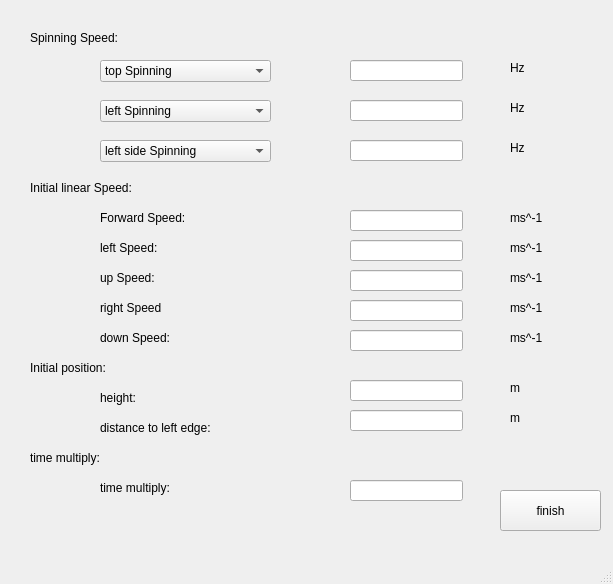
<?xml version="1.0" encoding="UTF-8"?>
<ui version="4.0">
 <class>MainWindow</class>
 <widget class="QMainWindow" name="MainWindow">
  <property name="geometry">
   <rect>
    <x>0</x>
    <y>0</y>
    <width>613</width>
    <height>584</height>
   </rect>
  </property>
  <property name="windowTitle">
   <string>Basic Form</string>
  </property>
  <widget class="QWidget" name="centralwidget">
   <widget class="QPushButton" name="pushButton">
    <property name="geometry">
     <rect>
      <x>500</x>
      <y>490</y>
      <width>101</width>
      <height>41</height>
     </rect>
    </property>
    <property name="text">
     <string>finish</string>
    </property>
   </widget>
   <widget class="QLabel" name="label">
    <property name="geometry">
     <rect>
      <x>30</x>
      <y>30</y>
      <width>131</width>
      <height>16</height>
     </rect>
    </property>
    <property name="text">
     <string>Spinning Speed:</string>
    </property>
   </widget>
   <widget class="QComboBox" name="comboBox">
    <property name="geometry">
     <rect>
      <x>100</x>
      <y>60</y>
      <width>171</width>
      <height>22</height>
     </rect>
    </property>
    <item>
     <property name="text">
      <string>top Spinning</string>
     </property>
    </item>
    <item>
     <property name="text">
      <string>back Spinning</string>
     </property>
    </item>
   </widget>
   <widget class="QLineEdit" name="topSpinning">
    <property name="geometry">
     <rect>
      <x>350</x>
      <y>60</y>
      <width>113</width>
      <height>21</height>
     </rect>
    </property>
   </widget>
   <widget class="QLabel" name="label_2">
    <property name="geometry">
     <rect>
      <x>510</x>
      <y>60</y>
      <width>72</width>
      <height>15</height>
     </rect>
    </property>
    <property name="text">
     <string>Hz</string>
    </property>
   </widget>
   <widget class="QComboBox" name="comboBox_2">
    <property name="geometry">
     <rect>
      <x>100</x>
      <y>100</y>
      <width>171</width>
      <height>22</height>
     </rect>
    </property>
    <item>
     <property name="text">
      <string>left Spinning</string>
     </property>
    </item>
    <item>
     <property name="text">
      <string>right Spinning</string>
     </property>
    </item>
   </widget>
   <widget class="QLabel" name="label_3">
    <property name="geometry">
     <rect>
      <x>510</x>
      <y>100</y>
      <width>72</width>
      <height>15</height>
     </rect>
    </property>
    <property name="text">
     <string>Hz</string>
    </property>
   </widget>
   <widget class="QLineEdit" name="LleftSpinning">
    <property name="geometry">
     <rect>
      <x>350</x>
      <y>100</y>
      <width>113</width>
      <height>21</height>
     </rect>
    </property>
   </widget>
   <widget class="QComboBox" name="comboBox_3">
    <property name="geometry">
     <rect>
      <x>100</x>
      <y>140</y>
      <width>171</width>
      <height>22</height>
     </rect>
    </property>
    <item>
     <property name="text">
      <string>left side Spinning</string>
     </property>
    </item>
    <item>
     <property name="text">
      <string>right side Spinning</string>
     </property>
    </item>
   </widget>
   <widget class="QLabel" name="label_4">
    <property name="geometry">
     <rect>
      <x>510</x>
      <y>140</y>
      <width>72</width>
      <height>15</height>
     </rect>
    </property>
    <property name="text">
     <string>Hz</string>
    </property>
   </widget>
   <widget class="QLineEdit" name="sideSpinning">
    <property name="geometry">
     <rect>
      <x>350</x>
      <y>140</y>
      <width>113</width>
      <height>21</height>
     </rect>
    </property>
   </widget>
   <widget class="QLabel" name="label_5">
    <property name="geometry">
     <rect>
      <x>30</x>
      <y>180</y>
      <width>201</width>
      <height>16</height>
     </rect>
    </property>
    <property name="text">
     <string>Initial linear Speed:</string>
    </property>
   </widget>
   <widget class="QLabel" name="label_6">
    <property name="geometry">
     <rect>
      <x>100</x>
      <y>210</y>
      <width>131</width>
      <height>16</height>
     </rect>
    </property>
    <property name="text">
     <string>Forward Speed:</string>
    </property>
   </widget>
   <widget class="QLabel" name="label_7">
    <property name="geometry">
     <rect>
      <x>100</x>
      <y>240</y>
      <width>111</width>
      <height>16</height>
     </rect>
    </property>
    <property name="text">
     <string>left Speed:</string>
    </property>
   </widget>
   <widget class="QLabel" name="label_8">
    <property name="geometry">
     <rect>
      <x>100</x>
      <y>270</y>
      <width>111</width>
      <height>16</height>
     </rect>
    </property>
    <property name="text">
     <string>up Speed:</string>
    </property>
   </widget>
   <widget class="QLabel" name="label_9">
    <property name="geometry">
     <rect>
      <x>100</x>
      <y>300</y>
      <width>101</width>
      <height>16</height>
     </rect>
    </property>
    <property name="text">
     <string>right Speed</string>
    </property>
   </widget>
   <widget class="QLabel" name="label_10">
    <property name="geometry">
     <rect>
      <x>100</x>
      <y>330</y>
      <width>141</width>
      <height>16</height>
     </rect>
    </property>
    <property name="text">
     <string>down Speed:</string>
    </property>
   </widget>
   <widget class="QLabel" name="label_11">
    <property name="geometry">
     <rect>
      <x>30</x>
      <y>360</y>
      <width>151</width>
      <height>16</height>
     </rect>
    </property>
    <property name="text">
     <string>Initial position:</string>
    </property>
   </widget>
   <widget class="QLabel" name="label_12">
    <property name="geometry">
     <rect>
      <x>100</x>
      <y>390</y>
      <width>72</width>
      <height>15</height>
     </rect>
    </property>
    <property name="text">
     <string>height:</string>
    </property>
   </widget>
   <widget class="QLabel" name="label_13">
    <property name="geometry">
     <rect>
      <x>100</x>
      <y>420</y>
      <width>191</width>
      <height>16</height>
     </rect>
    </property>
    <property name="text">
     <string>distance to left edge:</string>
    </property>
   </widget>
   <widget class="QLabel" name="label_14">
    <property name="geometry">
     <rect>
      <x>30</x>
      <y>450</y>
      <width>141</width>
      <height>16</height>
     </rect>
    </property>
    <property name="text">
     <string>time multiply:</string>
    </property>
   </widget>
   <widget class="QLabel" name="label_15">
    <property name="geometry">
     <rect>
      <x>100</x>
      <y>480</y>
      <width>151</width>
      <height>16</height>
     </rect>
    </property>
    <property name="text">
     <string>time multiply:</string>
    </property>
   </widget>
   <widget class="QLineEdit" name="forwardSpeed">
    <property name="geometry">
     <rect>
      <x>350</x>
      <y>210</y>
      <width>113</width>
      <height>21</height>
     </rect>
    </property>
   </widget>
   <widget class="QLineEdit" name="leftSpeed">
    <property name="geometry">
     <rect>
      <x>350</x>
      <y>240</y>
      <width>113</width>
      <height>21</height>
     </rect>
    </property>
   </widget>
   <widget class="QLineEdit" name="upSpeed">
    <property name="geometry">
     <rect>
      <x>350</x>
      <y>270</y>
      <width>113</width>
      <height>21</height>
     </rect>
    </property>
   </widget>
   <widget class="QLineEdit" name="rightSpeed">
    <property name="geometry">
     <rect>
      <x>350</x>
      <y>300</y>
      <width>113</width>
      <height>21</height>
     </rect>
    </property>
   </widget>
   <widget class="QLineEdit" name="height">
    <property name="geometry">
     <rect>
      <x>350</x>
      <y>380</y>
      <width>113</width>
      <height>21</height>
     </rect>
    </property>
   </widget>
   <widget class="QLineEdit" name="InitialY">
    <property name="geometry">
     <rect>
      <x>350</x>
      <y>410</y>
      <width>113</width>
      <height>21</height>
     </rect>
    </property>
   </widget>
   <widget class="QLineEdit" name="downSpeed">
    <property name="geometry">
     <rect>
      <x>350</x>
      <y>330</y>
      <width>113</width>
      <height>21</height>
     </rect>
    </property>
   </widget>
   <widget class="QLineEdit" name="timeMultiply">
    <property name="geometry">
     <rect>
      <x>350</x>
      <y>480</y>
      <width>113</width>
      <height>21</height>
     </rect>
    </property>
   </widget>
   <widget class="QLabel" name="label_16">
    <property name="geometry">
     <rect>
      <x>510</x>
      <y>210</y>
      <width>72</width>
      <height>15</height>
     </rect>
    </property>
    <property name="text">
     <string>ms^-1</string>
    </property>
   </widget>
   <widget class="QLabel" name="label_17">
    <property name="geometry">
     <rect>
      <x>510</x>
      <y>240</y>
      <width>72</width>
      <height>15</height>
     </rect>
    </property>
    <property name="text">
     <string>ms^-1</string>
    </property>
   </widget>
   <widget class="QLabel" name="label_18">
    <property name="geometry">
     <rect>
      <x>510</x>
      <y>270</y>
      <width>72</width>
      <height>15</height>
     </rect>
    </property>
    <property name="text">
     <string>ms^-1</string>
    </property>
   </widget>
   <widget class="QLabel" name="label_19">
    <property name="geometry">
     <rect>
      <x>510</x>
      <y>300</y>
      <width>72</width>
      <height>15</height>
     </rect>
    </property>
    <property name="text">
     <string>ms^-1</string>
    </property>
   </widget>
   <widget class="QLabel" name="label_20">
    <property name="geometry">
     <rect>
      <x>510</x>
      <y>330</y>
      <width>72</width>
      <height>15</height>
     </rect>
    </property>
    <property name="text">
     <string>ms^-1</string>
    </property>
   </widget>
   <widget class="QLabel" name="label_21">
    <property name="geometry">
     <rect>
      <x>510</x>
      <y>380</y>
      <width>72</width>
      <height>15</height>
     </rect>
    </property>
    <property name="text">
     <string>m</string>
    </property>
   </widget>
   <widget class="QLabel" name="label_22">
    <property name="geometry">
     <rect>
      <x>510</x>
      <y>410</y>
      <width>72</width>
      <height>15</height>
     </rect>
    </property>
    <property name="text">
     <string>m</string>
    </property>
   </widget>
  </widget>
  <widget class="QMenuBar" name="menubar">
   <property name="geometry">
    <rect>
     <x>0</x>
     <y>0</y>
     <width>613</width>
     <height>26</height>
    </rect>
   </property>
  </widget>
  <widget class="QStatusBar" name="statusbar"/>
 </widget>
 <resources/>
 <connections/>
</ui>
